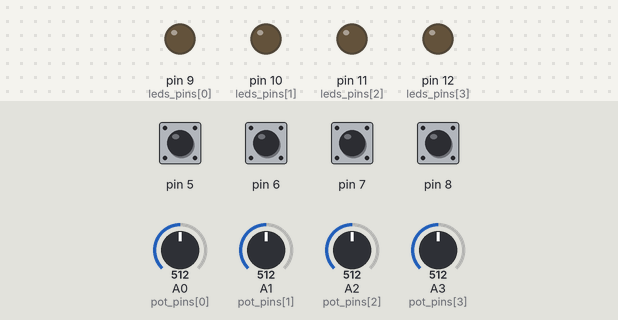
The sketch below on a simulated Teensy 4. Shown: output pins drawn as LEDs (lit = HIGH). The test bench sets the inputs (shaded band); at power-on: pin 5–8 HIGH, A0 (pot_pins[0]) = 512, A1 (pot_pins[1]) = 512, A2 (pot_pins[2]) = 512, A3 (pot_pins[3]) = 512.

Above: at 1.2 s.
1.3 s: pin 5 pulled LOW for 0.15 s
At 1.7 s:
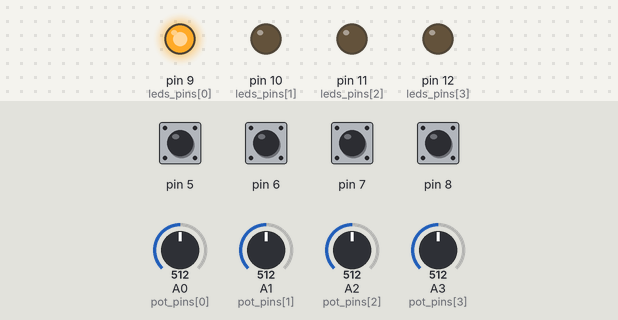
2.9 s: pin 6 pulled LOW for 0.15 s
At 4.1 s:
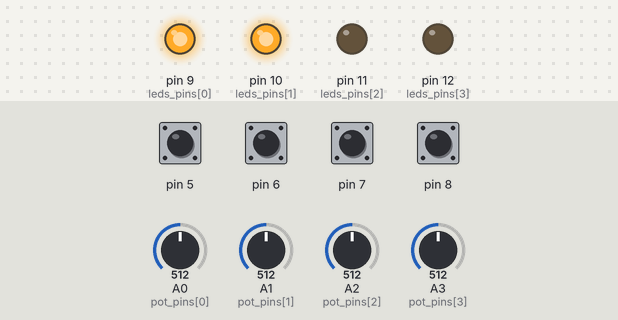
4.5 s: pin 7 pulled LOW for 0.15 s
At 5.3 s:
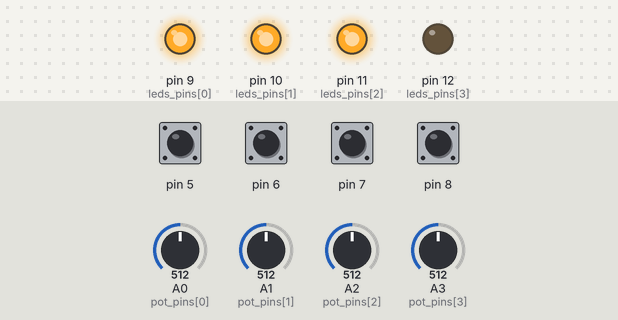
6.1 s: pin 8 pulled LOW for 0.15 s
At 6.5 s:
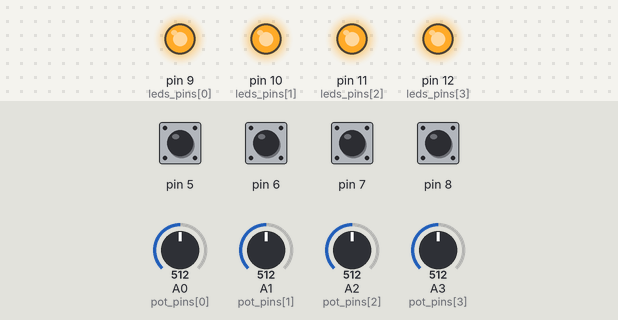
7.7 s: pin 5 pulled LOW for 1 s
At 8.9 s:
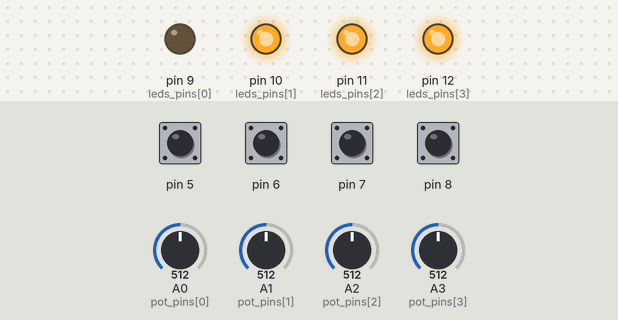
10.2 s: pin 6 pulled LOW for 1 s
At 10.8 s:
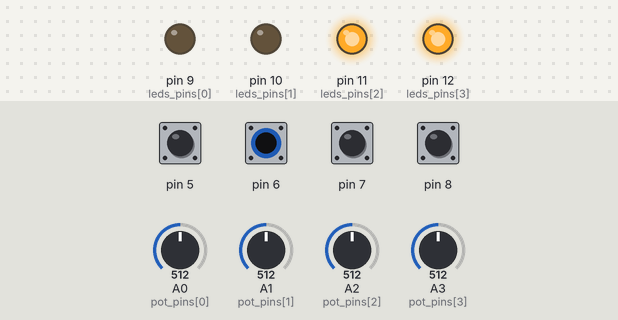
Timing chart, 0 to 13.2 s (numbered marks = the images above; inputs shaded):
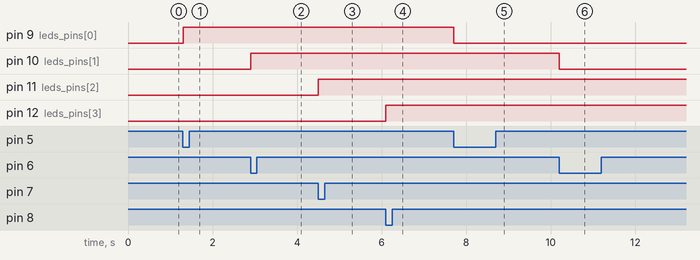

Measured:
- after the input at 1.3 s, pin 9 (leds_pins[0]): LOW → HIGH at once
- after the input at 2.9 s, pin 10 (leds_pins[1]): LOW → HIGH at once
- after the input at 4.5 s, pin 11 (leds_pins[2]): LOW → HIGH at once
- after the input at 6.1 s, pin 12 (leds_pins[3]): LOW → HIGH at once
- after the input at 7.7 s, pin 9 (leds_pins[0]): HIGH → LOW at once
- after the input at 10.2 s, pin 10 (leds_pins[1]): HIGH → LOW at once

The sketch:

030_simple_midi_pots_buttons.ino
```cpp
// total number of devices
#define DEVICES_TOTAL 4

/* * * * * * * * * * * * * * * * * * * * * * * *
  /
  //  BUTTONS VARIABLES
  /
  /* * * * * * * * * * * * * * * * * * * * * * * */

#include <JC_Button.h>
int leds_pins[DEVICES_TOTAL] = {9, 10, 11, 12};
ToggleButton buttons[DEVICES_TOTAL] = {5, 6, 7, 8};
int button_cc_msg[DEVICES_TOTAL];

/* * * * * * * * * * * * * * * * * * * * * * * *
  /
  //  POTENTIOMETERS VARIABLES
  /
  /* * * * * * * * * * * * * * * * * * * * * * * */

// potentiometers variables
int pot_pins[DEVICES_TOTAL] = {A0, A1, A2, A3};
int pot_raw_value[DEVICES_TOTAL];
int pot_mapped[DEVICES_TOTAL];
int pot_smooth[DEVICES_TOTAL];
float pot_filter = 0.1;
int pot_previous[DEVICES_TOTAL];

/* * * * * * * * * * * * * * * * * * * * * * * *
  /
  //  SETUP
  /
  /* * * * * * * * * * * * * * * * * * * * * * * */
void setup() {
  Serial.begin(9600);
  for (int i = 0; i < DEVICES_TOTAL; i++)
  {
    buttons[i].begin();
    pinMode(leds_pins[i], OUTPUT);
  }
}

/* * * * * * * * * * * * * * * * * * * * * * * *
  /
  //  LOOP
  /
  /* * * * * * * * * * * * * * * * * * * * * * * */
void loop()
{
  read_potentiometers();
  read_buttons();
  while (usbMIDI.read());
}
/* * * * * * * * * * * * * * * * * * * * * * * *
  /
  //  BUTTONS READ
  /
  /* * * * * * * * * * * * * * * * * * * * * * * */
void read_buttons()
{
  for (int i = 0; i < DEVICES_TOTAL; i++)
  {
    buttons[i].read();
    if (buttons[i].changed())
    {
      if (buttons[i].toggleState() == 1)
        button_cc_msg[i] = 127;
      else
        button_cc_msg[i] = 0;
      usbMIDI.sendControlChange(i + 5, button_cc_msg[i], 1);
      digitalWrite(leds_pins[i], buttons[i].toggleState());
    }
  }
}
/* * * * * * * * * * * * * * * * * * * * * * * *
  /
  //  POTENTIOMETERS READ
  /
  /* * * * * * * * * * * * * * * * * * * * * * * */
void read_potentiometers()
{
  for (int i = 0; i < DEVICES_TOTAL; i++)
  {
    pot_raw_value[i] = analogRead(pot_pins[i]);
    pot_mapped[i] = map(pot_raw_value[i], 0, 1023, 0, 137);

    // filter noise issues with analog devices
    pot_smooth[i] = pot_smooth[i] * (1.0 - pot_filter) + pot_mapped[i] * pot_filter;

    // if values changed send MIDI message
    if (pot_smooth[i] != pot_previous[i])
    {
      // send MIDI CC
      usbMIDI.sendControlChange(i + 1, pot_smooth[i], 1);

      // update variable to be able to compare for value changes
      pot_previous[i] = pot_smooth[i];
    }
  }
}
```
